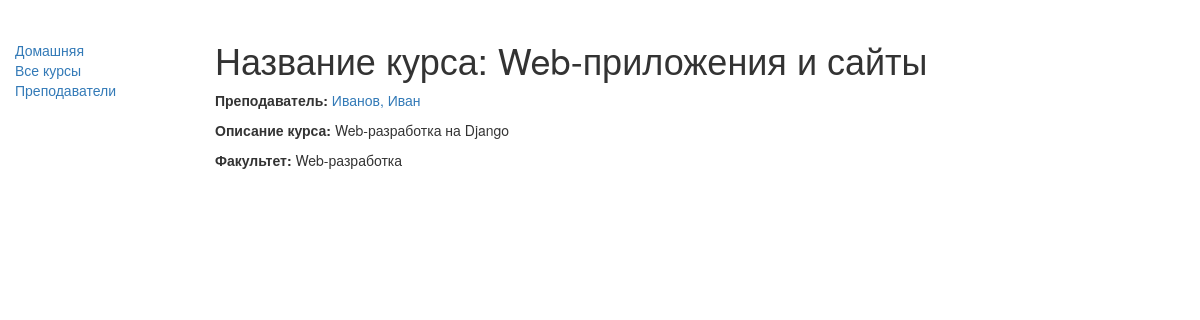
The app's page /firstapp/course/2 with its own data.
### firstapp/models.py (models this page shows, shortened)
class course (models.Model):
    title = models.CharField(max_length=200)
    teacher = models.ForeignKey('Teacher', on_delete=models.SET_NULL, null=True)
    summary = models.TextField(max_length=1000, help_text="Введите описание учебного курса")
    faculty = models.ManyToManyField(faculty, help_text="Выберите факультет")

class teacher(models.Model):
        first_name = models.CharField(max_length=100)
        last_name = models.CharField(max_length=100)
        date_of_birth = models.DateField(null=True, blank=True)
        def   __str__(self):
            return '%s, %s' % (self.last_name, self.first_name)

class faculty(models.Model):
    name = models.CharField(max_length=200, help_text="Введите наименование факультета")
    def   __str__(self):
        return self.name

### firstapp/views.py (the view)
# urls.py: url(r'^course/(?P<pk>\d+)$', views.courseDetailView.as_view(), name='данные о курсе'),
class courseDetailView(generic.DetailView):
    model = course

### firstapp/templates/firstapp/course_detail.html (shortened to what this page needs)
{% extends "base_generic.html" %}
{% block content %}
  <h1>Название курса: {{ course.title }}</h1>
  <p><strong>Преподаватель:</strong> <a href="">{{ course.teacher }}</a></p>
  <p><strong>Описание курса:</strong> {{ course.summary }}</p>
   <p><strong>Факультет:</strong> {% for faculty in course.faculty.all %} {{ faculty }}{% if not forloop.last %}, {% endif %}{% endfor %}</p>
{% endblock %}

### records on screen
course: title "Web-приложения и сайты", teacher "Иванов, Иван", summary "Web-разработка на Django"
faculty: name "Web-разработка"
